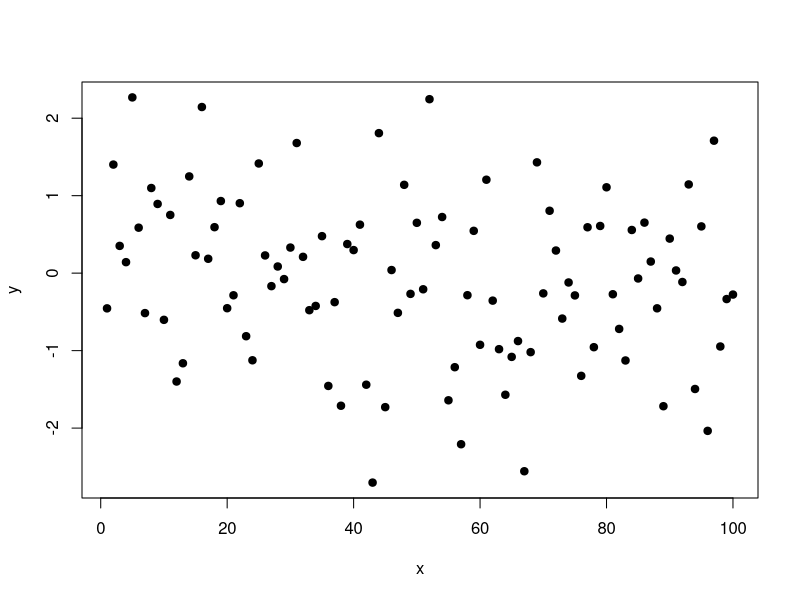

Recreate this plot in R.
## ---- chunk 1
x = 1:100; y = rnorm(100)
y[1:5]
plot(x, y, pch=19)
